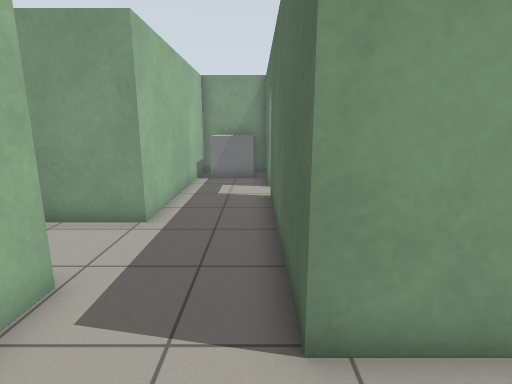
View 1 (above)

20 first-person views from a walk through a robot-simulator world made for Gazebo. The camera is 1.2 m above the floor, tilts 12° down and sees 80° across. The floor is counted in squares, 0.5 m on a side. Each view is taken from the middle of a square. On the plan, view 1 faces up. The plan holds only what a view shows up to about 18 squares ahead; the rest is blank.

View 2
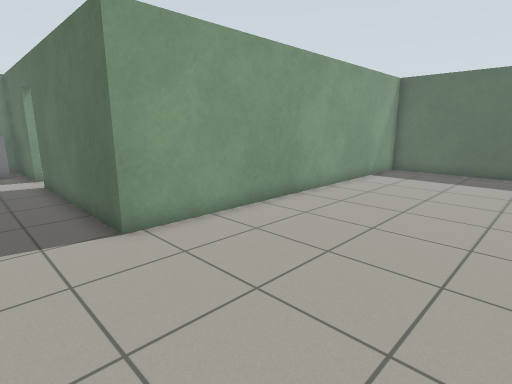

View 3
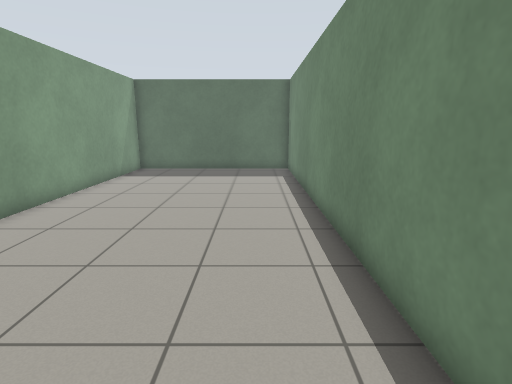

View 4
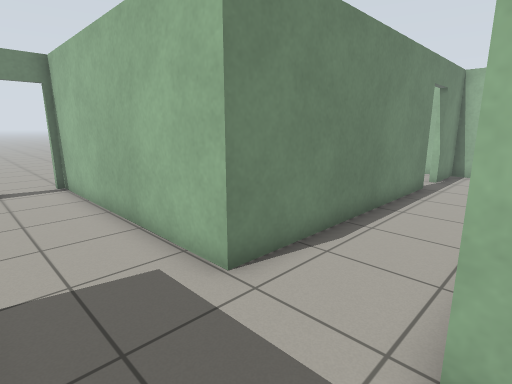

View 5
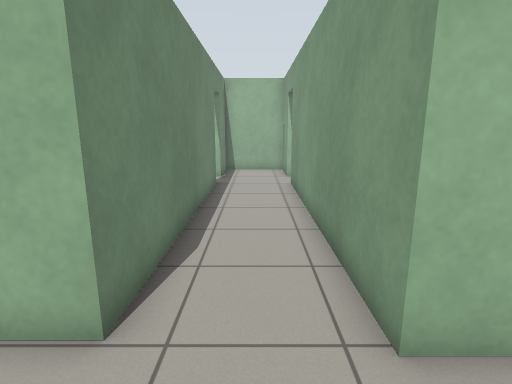

View 6
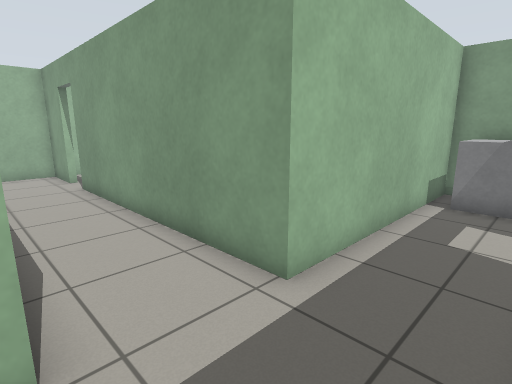

View 7
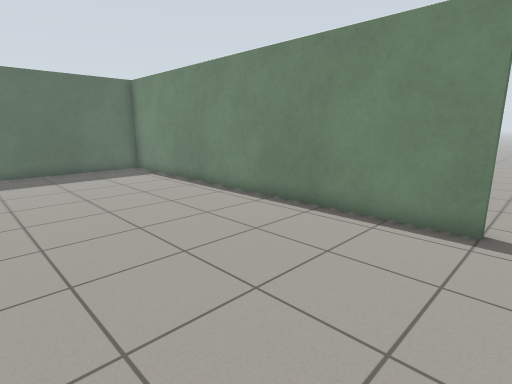

View 8
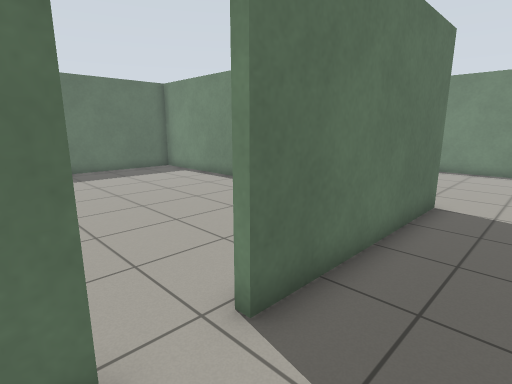

View 9
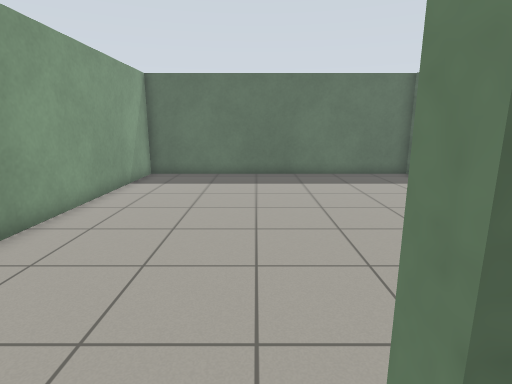

View 10
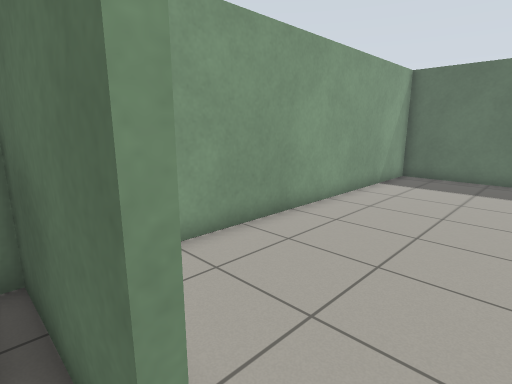

View 11
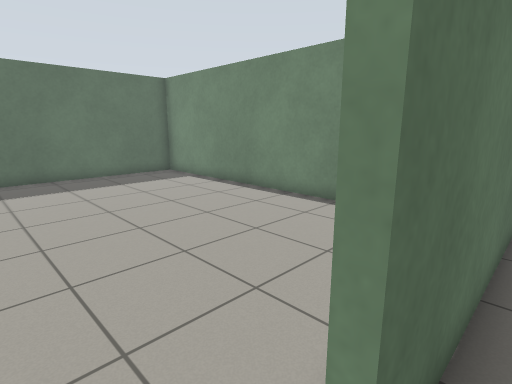

View 12
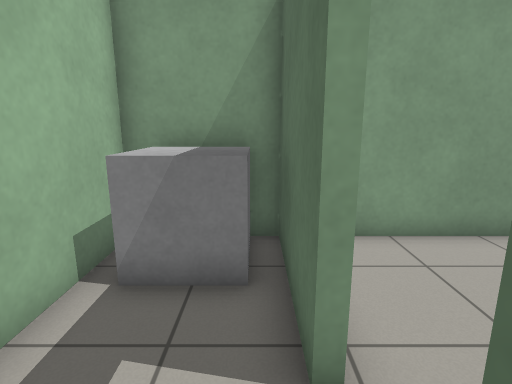

View 13
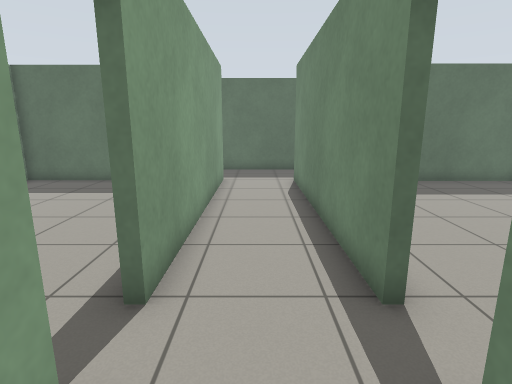

View 14
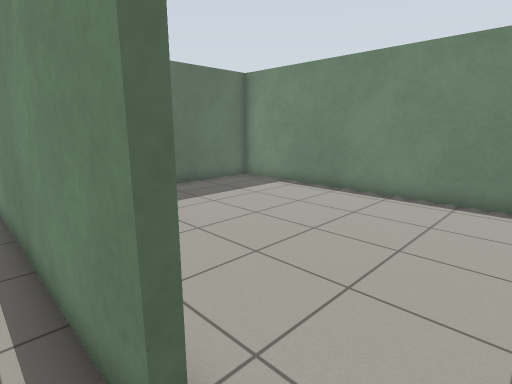

View 15
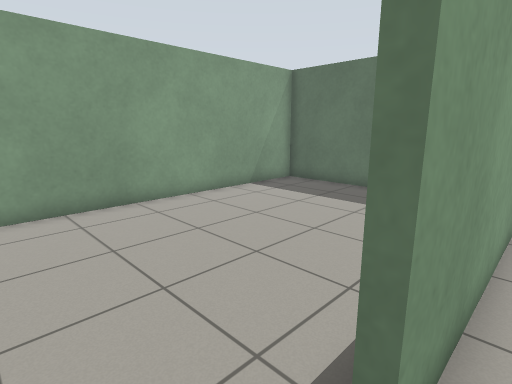

View 16
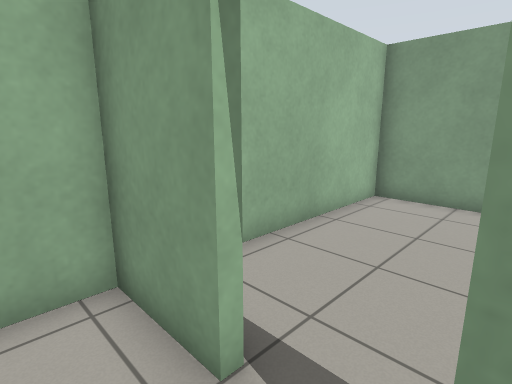

View 17
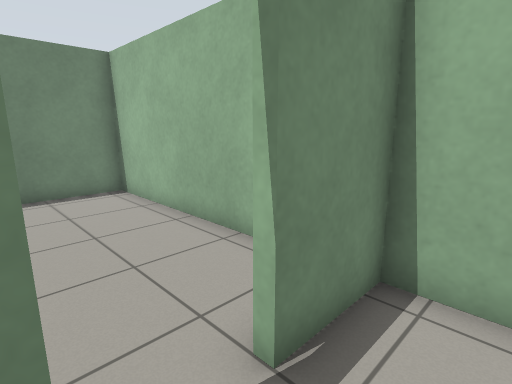

View 18
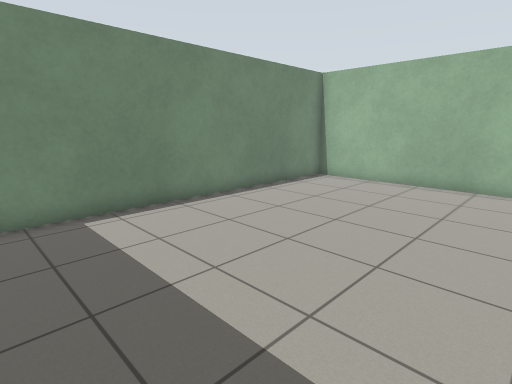

View 19
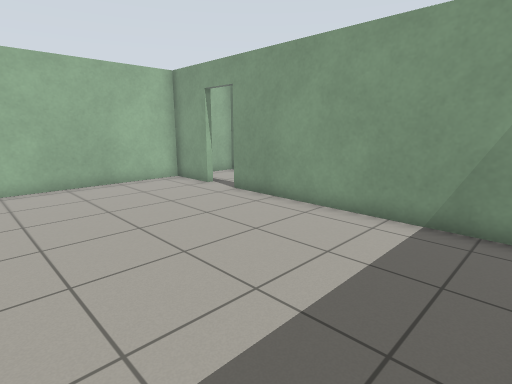

View 20
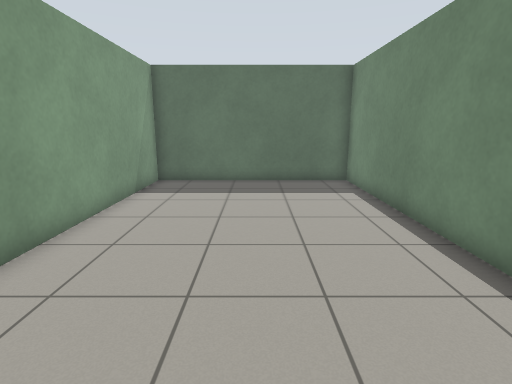

### Floor plan
Points are (right, up) in squares from view 1. A wall is a line through its corners. A room is listed if a view was taken in it or the views show most of it. See-through windows are left out.
Room 1 (views 1, 2, 3, 7)
walls: (-1.1, -5.9) (15.9, -5.9) (15.9, 2.8) (0.5, 2.8); (-3.1, 2.6) (-3.1, -6)
ways out: opening at (-1, 3.5) to room 2; open door at (-1.5, -6)
Room 2 (views 4, 5, 6, 8, 9, 10, 11, 12, 13, 14, 15, 16, 17)
walls: (-13.2, 4.3) (-3.1, 4.3) (-3.1, 2.6); (0.5, 2.8) (0.5, 10.6); (0.5, 12.4) (0.5, 16.5) (-2.8, 16.5) (-2.8, 7.5) (-13.2, 7.5); (-14.9, 7.5) (-17.5, 7.5) (-17.5, 4.3) (-15, 4.3)
ways out: opening at (-1, 3.5) to room 1; open door at (-14.5, 4) to room 3; open door at (-14.5, 8) to room 4; open door at (1, 11.5) to room 5
objects: grey box (-2, 14) to (0, 16)
Room 3 (views 18, 19)
walls: (-15, 4) (-17.5, 4) (-17.5, -5.9) (-3.4, -5.9) (-3.4, -1.3); (-4.4, 4) (-13.2, 4)
ways out: open door at (-14.5, 4) to room 2
Room 4 (view 20)
walls: (-12.4, 7.8) (-3.1, 7.8) (-3.1, 16.5) (-17.5, 16.5) (-17.5, 8.4)
ways out: open door at (-14.5, 8) to room 2
Room 5 (no view inside)
walls: (5, 3.1) (15.9, 3.1) (15.9, 16.5) (1.5, 16.5)
ways out: open door at (1, 11.5) to room 2

Where each view was taken, in squares from view 1:
view 1: 0 up, 0 right, facing up
view 2: 4 down, 2 left, facing up-right
view 3: 4 down, 2 left, facing right
view 4: 8 up, 0 right, facing down-left
view 5: 6 up, 0 right, facing left
view 6: 4 up, 0 right, facing up-left
view 7: 2 up, 2 left, facing down-right
view 8: 13 up, 2 left, facing down-right
view 9: 11 up, 0 right, facing right
view 10: 11 up, 0 right, facing up-right
view 11: 12 up, 0 right, facing down-right
view 12: 10 up, 0 right, facing up
view 13: 6 up, 17 left, facing right
view 14: 5 up, 15 left, facing down-right
view 15: 7 up, 15 left, facing up-right
view 16: 6 up, 13 left, facing up-left
view 17: 6 up, 13 left, facing down-left
view 18: 3 up, 4 left, facing down-left
view 19: 4 down, 4 left, facing up-left
view 20: 12 up, 17 left, facing right
